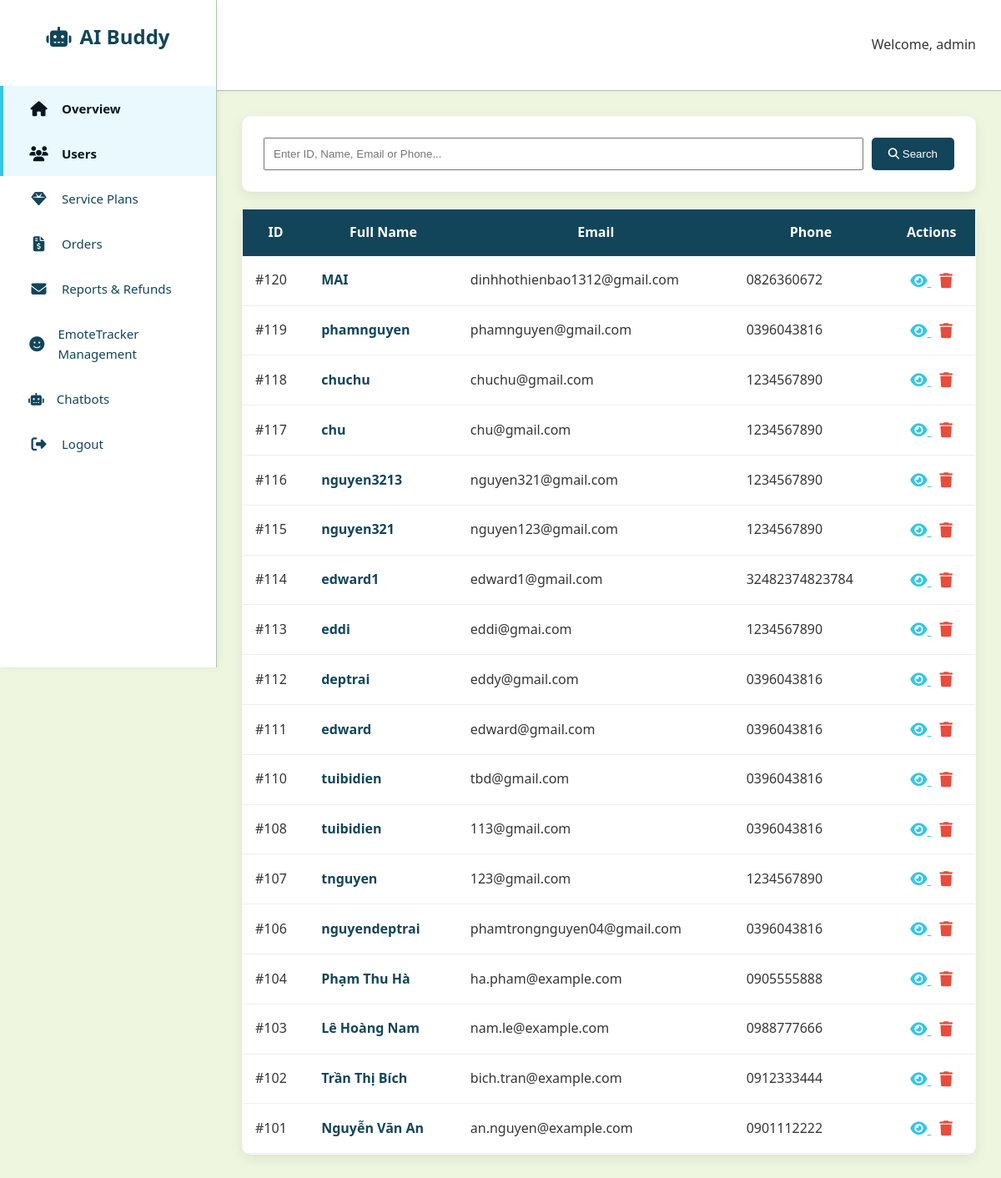
Page /admin_aibuddy/modules/users/index.php (signed in) on the earlier database version.
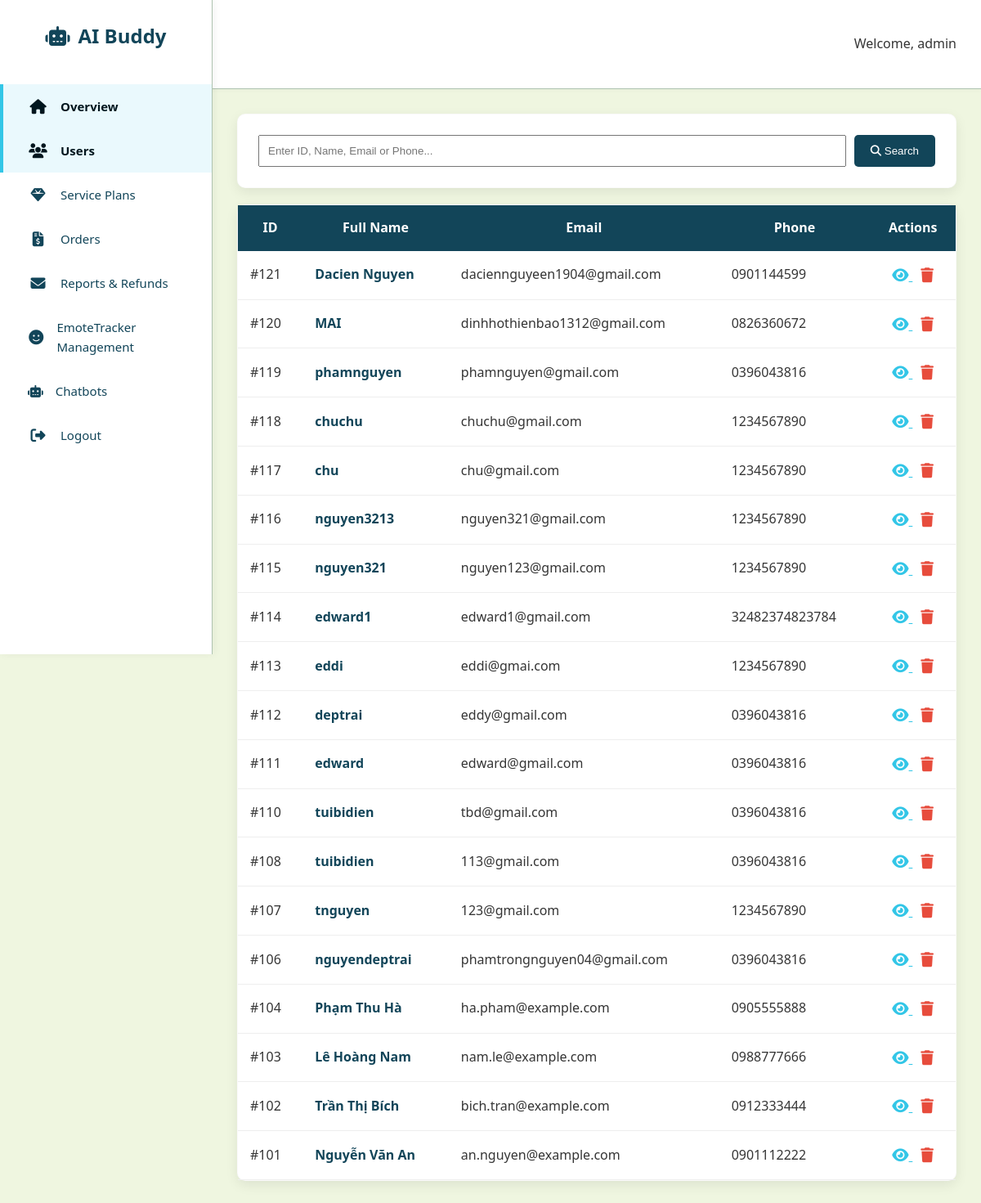
Same page on the later database version.
### tables this page shows
CREATE TABLE `users` (
  `UserID` int(11) NOT NULL,
  `UserName` varchar(100) NOT NULL,
  `UserEmail` varchar(100) NOT NULL,
  `UserPassword` varchar(255) NOT NULL,
  `BirthDate` date DEFAULT NULL,
  `PhoneNumber` varchar(20) DEFAULT NULL,
  `Gender` varchar(10) DEFAULT NULL,
  `UsageLeft` int(11) DEFAULT 0 COMMENT 'Số lần sử dụng còn lại',
  `IsTrialActive` tinyint(1) DEFAULT 0 COMMENT 'Đang dùng thử hay không',
  `secret_answer` varchar(255) NOT NULL
);

### admin_aibuddy/modules/users/index.php (the view, shortened to what this page needs)
<?php
require_once __DIR__ . '/../../config/db.php';
$search = "";
$where = "";
$sql = "SELECT * FROM Users $where ORDER BY UserID DESC";
$result = $conn->query($sql);
?>
<!DOCTYPE html>
<html lang="en">
<head>
    <link rel="stylesheet" href="../../assets/css/style.css">
    <link rel="stylesheet" href="https://cdnjs.cloudflare.com/ajax/libs/font-awesome/6.4.0/css/all.min.css">
</head>
<body>
    <?php include __DIR__ . '/../../includes/sidebar.php'; ?>
    <div class="top-navbar">
        <h2>User Management</h2>
        <div class="user-profile">
            <span>Welcome, <?php echo $_SESSION['user_name']; ?></span>
        </div>
    </div>
    <div class="main-content">
        <div class="card-box" style="margin-bottom: 20px;">
            <form method="GET" style="display: flex; gap: 10px;">
                <input type="text" name="search" class="form-control" style="flex: 1; padding: 10px;"
                       placeholder="Enter ID, Name, Email or Phone..." value="<?php echo htmlspecialchars($search); ?>">
                <button type="submit" class="btn btn-primary" style="background: var(--primary); color: white; border: none; padding: 0 20px; border-radius: 5px; cursor: pointer;">
                    <i class="fa-solid fa-magnifying-glass"></i> Search
                </button>
            </form>
        </div>
        <div class="table-container card-box" style="padding: 0;">
            <table style="width: 100%; border-collapse: collapse;">
                <thead>
                    <tr style="background: var(--primary); color: white;">
                        <th style="padding: 15px;">ID</th>
                        <th style="padding: 15px;">Full Name</th>
                        <th style="padding: 15px;">Email</th>
                        <th style="padding: 15px;">Phone</th>
                        <th style="padding: 15px; text-align: center;">Actions</th>
                    </tr>
                </thead>
                <tbody>
                    <?php if ($result && $result->num_rows > 0): ?>
                        <?php while($row = $result->fetch_assoc()): ?>
                            <tr style="border-bottom: 1px solid #eee;">
                                <td style="padding: 15px;">#<?php echo $row['UserID']; ?></td>
                                <td style="padding: 15px; font-weight: bold; color: var(--primary);">
                                    <?php echo $row['UserName']; ?>
                                </td>
                                <td style="padding: 15px;"><?php echo $row['UserEmail']; ?></td>
                                <td style="padding: 15px;"><?php echo $row['PhoneNumber']; ?></td>
                                <td style="padding: 15px; text-align: center;">
                                    <a href="views.php?id=<?php echo $row['UserID']; ?>" style="color: var(--accent); margin-right: 10px; font-size: 18px;" title="View Details">
                                        <i class="fa-solid fa-eye"></i>
                                    </a>
                                    <a href="index.php?delete_id=<?php echo $row['UserID']; ?>" onclick="return confirm('Are you sure you want to delete this user?');" style="color: #e74c3c; font-size: 18px;" title="Delete">
                                        <i class="fa-solid fa-trash"></i>
                                    </a>
                                </td>
                            </tr>
                        <?php endwhile; ?>
                    <?php else: ?>
                        <tr>
                            <td colspan="5" style="padding: 30px; text-align: center; color: #999;">No data found</td>
                        </tr>
                    <?php endif; ?>
                </tbody>
            </table>
        </div>
    </div>
</body>
</html>

### admin_aibuddy/includes/sidebar.php (shortened to what this page needs)
<div class="sidebar">
    <div class="brand">
        <i class="fa-solid fa-robot"></i>
        <span>AI Buddy</span>
    </div>
    <a href="<?php echo BASE_URL; ?>index.php" class="<?php echo basename($_SERVER['PHP_SELF']) == 'index.php' ? 'active' : ''; ?>">
        <i class="fa-solid fa-house"></i>
        <span>Overview</span>
    </a>
    <a href="<?php echo BASE_URL; ?>modules/users/index.php" class="<?php echo strpos($_SERVER['REQUEST_URI'], 'modules/users') !== false ? 'active' : ''; ?>">
        <i class="fa-solid fa-users"></i>
        <span>Users</span>
    </a>
    <a href="<?php echo BASE_URL; ?>modules/plans/index.php">
        <i class="fa-solid fa-gem"></i>
        <span>Service Plans</span>
    </a>
    <a href="<?php echo BASE_URL; ?>modules/orders/index.php">
        <i class="fa-solid fa-file-invoice-dollar"></i>
        <span>Orders</span>
    </a>
    <a href="<?php echo BASE_URL; ?>modules/reports/index.php">
        <i class="fa-solid fa-envelope"></i>
        <span>Reports & Refunds</span>
    </a>
  <a href="<?php echo BASE_URL; ?>modules/emote/index.php">
    <i class="fa-solid fa-face-smile"></i>
    <span>EmoteTracker Management</span>
</a>
    <details class="sidebar-submenu">
        <summary>
            <i class="fa-solid fa-robot"></i>
            <span>Chatbots</span>
        </summary>
    </details>
    <a href="<?php echo BASE_URL; ?>logout.php" onclick="return confirm('Are you sure you want to log out?');">
        <i class="fa-solid fa-right-from-bracket"></i>
        <span>Logout</span>
    </a>
</div>

### admin_aibuddy/assets/css/style.css (style rules this page uses)
:root { --primary-dark: #01161e; --primary: #124559; --primary-light: #598392; --accent: #33c6e7; --light: #aec3b0; --background: #eff6e0; --white: #ffffff; --gray: #d9d9d9; --text: #353535; --card-shadow: 0 5px 15px rgba(0, 0, 0, 0.08); --radius: 10px; --sidebar-width: 260px; }
* { box-sizing: border-box; }
body { font-family: 'Segoe UI', Tahoma, Geneva, Verdana, sans-serif; background-color: var(--background); color: var(--text); margin: 0; line-height: 1.6; }
.sidebar { width: var(--sidebar-width); height: 100vh; background: var(--white); position: fixed; top: 0; left: 0; padding-top: 25px; border-right: 1px solid var(--light); box-shadow: 2px 0 10px rgba(0,0,0,0.05); z-index: 1000; }
.sidebar .brand { font-size: 24px; font-weight: 800; color: var(--primary); text-align: center; margin-bottom: 40px; display: flex; align-items: center; justify-content: center; gap: 10px; }
.sidebar a { padding: 15px 30px; text-decoration: none; font-size: 15px; color: var(--primary); display: flex; align-items: center; gap: 15px; transition: 0.3s; font-weight: 500; border-left: 4px solid transparent; }
.sidebar a i { width: 25px; text-align: center; font-size: 18px; }
.sidebar a:hover, .sidebar a.active { background-color: rgba(51, 198, 231, 0.1); color: var(--primary-dark); border-left: 4px solid var(--accent); font-weight: 700; }
.sidebar-submenu { margin: 0; }
.sidebar-submenu summary { padding: 15px 30px; text-decoration: none; font-size: 15px; color: var(--primary); display: flex; align-items: center; gap: 15px; transition: 0.3s; font-weight: 500; border-left: 4px solid transparent; cursor: pointer; list-style: none; }
.main-content { margin-left: var(--sidebar-width); padding: 30px; }
.top-navbar { background: var(--white); padding: 15px 30px; display: flex; justify-content: space-between; align-items: center; box-shadow: 0 2px 5px rgba(0,0,0,0.03); border-bottom: 1px solid var(--light); }
.card-box { background-color: var(--white); border-radius: var(--radius); box-shadow: var(--card-shadow); padding: 25px; transition: transform 0.3s ease; height: 100%; border: 1px solid rgba(0,0,0,0.02); }
h2 { color: var(--primary); }

Differences in the rows shown:
added users: UserID "121", UserName "Dacien Nguyen", UserEmail "daciennguyeen1904@gmail.com", PhoneNumber "0901144599"
